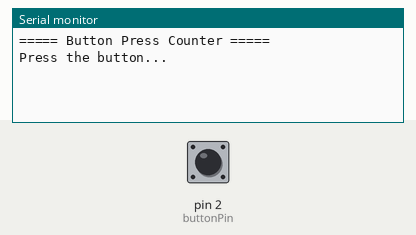
Simulated run of this sketch. Board: Arduino Uno, built with avr-gcc and run on an emulated ATmega328P. On the bench: the last lines printed to the serial monitor. The test bench sets the inputs (shaded band); at power-on: pin 2 (buttonPin) HIGH.

Above: at 1.2 s.
1.3 s: pin 2 (buttonPin) pulled LOW for 0.15 s
At 2.5 s:
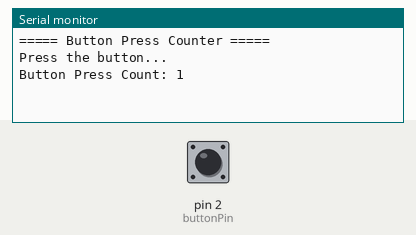
2.9 s: pin 2 (buttonPin) pulled LOW for 1 s
At 3.6 s:
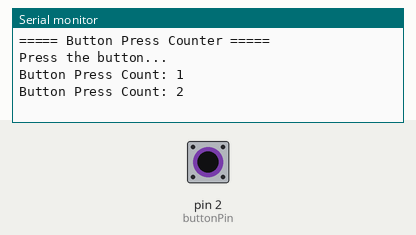
5.4 s: pin 2 (buttonPin) pulled LOW for 0.15 s
At 6.8 s:
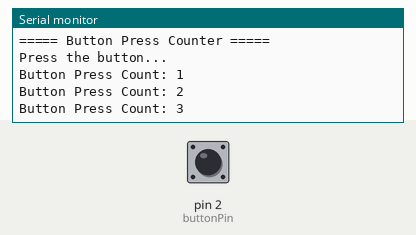

The sketch:

ButtonCounter.ino
```cpp
/*
  Button Press Counter
  Counts the number of button presses using software debouncing.
*/

const int buttonPin = 2;

int buttonState = HIGH;
int lastButtonState = HIGH;
int pressCount = 0;

unsigned long lastDebounceTime = 0;
const unsigned long debounceDelay = 50;

void setup() {
  pinMode(buttonPin, INPUT_PULLUP);
  Serial.begin(9600);

  Serial.println("===== Button Press Counter =====");
  Serial.println("Press the button...");
}

void loop() {

  int reading = digitalRead(buttonPin);

  if (reading != lastButtonState) {
    lastDebounceTime = millis();
  }

  if ((millis() - lastDebounceTime) > debounceDelay) {

    if (reading != buttonState) {
      buttonState = reading;

      if (buttonState == LOW) {
        pressCount++;

        Serial.print("Button Press Count: ");
        Serial.println(pressCount);
      }
    }
  }

  lastButtonState = reading;
}
```

Measured:
- after the input at 1.3 s, the serial monitor: prints a new line after 0.05 s (image 1)
- after the input at 2.9 s, the serial monitor: prints a new line after 0.05 s (image 2)
- after the input at 5.4 s, the serial monitor: prints a new line after 0.05 s (image 3)
